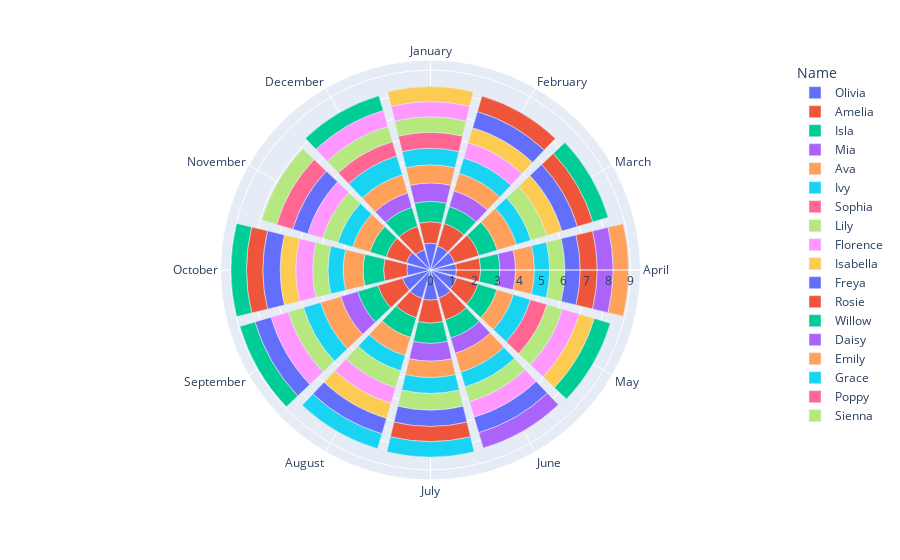

This figure's notebook cell:
### Code cell
import plotly.express as px

fig = px.bar_polar(girls_data, r="Percentage", theta="Month",
                   color="Name")
fig.show()

### Figure 1 — Plotly figure (JSON) as saved in the notebook; plotly's stock layout.template omitted (floating-point values rounded to 4 significant figures)
{"data": [{"hovertemplate": "Name=Olivia<br>Percentage=%{r}<br>Month=%{theta}<extra></extra>", "legendgroup": "Olivia", "marker": {"color": "#636efa", "pattern": {"shape": ""}}, "name": "Olivia", "r": [1.21, 1.124, 1.128, 1.172, 1.229, 1.318, 1.359, 1.336, 1.308, 1.064, 1.136, 0.9596], "showlegend": true, "subplot": "polar", "theta": ["January", "February", "March", "April", "May", "June", "July", "August", "September", "October", "November", "December"], "type": "barpolar"}, {"hovertemplate": "Name=Amelia<br>Percentage=%{r}<br>Month=%{theta}<extra></extra>", "legendgroup": "Amelia", "marker": {"color": "#EF553B", "pattern": {"shape": ""}}, "name": "Amelia", "r": [0.9634, 1.054, 1.151, 1.087, 1.001, 1.023, 1.035, 0.9029, 1.16, 1.046, 0.9419, 1.092], "showlegend": true, "subplot": "polar", "theta": ["January", "February", "March", "April", "May", "June", "July", "August", "September", "October", "November", "December"], "type": "barpolar"}, {"hovertemplate": "Name=Isla<br>Percentage=%{r}<br>Month=%{theta}<extra></extra>", "legendgroup": "Isla", "marker": {"color": "#00cc96", "pattern": {"shape": ""}}, "name": "Isla", "r": [0.9158, 0.8057, 0.8576, 0.862, 0.8891, 0.8537, 0.9097, 0.9255, 0.9495, 0.9239, 0.7667, 0.8916], "showlegend": true, "subplot": "polar", "theta": ["January", "February", "March", "April", "May", "June", "July", "August", "September", "October", "November", "December"], "type": "barpolar"}, {"hovertemplate": "Name=Mia<br>Percentage=%{r}<br>Month=%{theta}<extra></extra>", "legendgroup": "Mia", "marker": {"color": "#ab63fa", "pattern": {"shape": ""}}, "name": "Mia", "r": [0.8294, 0.7348, 0.7067, 0.72, 0.7992, 0.798, 0.6757], "showlegend": true, "subplot": "polar", "theta": ["January", "February", "April", "June", "July", "September", "December"], "type": "barpolar"}, {"hovertemplate": "Name=Ava<br>Percentage=%{r}<br>Month=%{theta}<extra></extra>", "legendgroup": "Ava", "marker": {"color": "#FFA15A", "pattern": {"shape": ""}}, "name": "Ava", "r": [0.8165, 0.8189, 0.8967, 0.8497, 0.7769, 0.8852, 0.7403, 0.854, 0.9458, 0.8943, 0.8056, 0.8517], "showlegend": true, "subplot": "polar", "theta": ["January", "February", "March", "April", "May", "June", "July", "August", "September", "October", "November", "December"], "type": "barpolar"}, {"hovertemplate": "Name=Ivy<br>Percentage=%{r}<br>Month=%{theta}<extra></extra>", "legendgroup": "Ivy", "marker": {"color": "#19d3f3", "pattern": {"shape": ""}}, "name": "Ivy", "r": [0.7474, 0.726, 0.6853, 0.6863, 0.801, 0.6924, 0.7145, 0.7186, 0.8017, 0.6874, 0.7006, 0.8836], "showlegend": true, "subplot": "polar", "theta": ["January", "February", "March", "April", "May", "June", "July", "August", "September", "October", "November", "December"], "type": "barpolar"}, {"hovertemplate": "Name=Sophia<br>Percentage=%{r}<br>Month=%{theta}<extra></extra>", "legendgroup": "Sophia", "marker": {"color": "#FF6692", "pattern": {"shape": ""}}, "name": "Sophia", "r": [0.7171, 0.7729, 0.6757], "showlegend": true, "subplot": "polar", "theta": ["January", "May", "December"], "type": "barpolar"}, {"hovertemplate": "Name=Lily<br>Percentage=%{r}<br>Month=%{theta}<extra></extra>", "legendgroup": "Lily", "marker": {"color": "#B6E880", "pattern": {"shape": ""}}, "name": "Lily", "r": [0.6955, 0.7479, 0.6863, 0.7329, 0.6964, 0.7476, 0.79, 0.7094, 0.6874, 0.7161, 0.7197], "showlegend": true, "subplot": "polar", "theta": ["January", "March", "April", "May", "June", "July", "August", "September", "October", "November", "December"], "type": "barpolar"}, {"hovertemplate": "Name=Florence<br>Percentage=%{r}<br>Month=%{theta}<extra></extra>", "legendgroup": "Florence", "marker": {"color": "#FF97FF", "pattern": {"shape": ""}}, "name": "Florence", "r": [0.6826, 0.7171, 0.7849, 0.7239, 0.7298, 0.8202, 0.7613, 0.6967, 0.7437], "showlegend": true, "subplot": "polar", "theta": ["January", "February", "May", "June", "August", "September", "October", "November", "December"], "type": "barpolar"}, {"hovertemplate": "Name=Isabella<br>Percentage=%{r}<br>Month=%{theta}<extra></extra>", "legendgroup": "Isabella", "marker": {"color": "#FECB52", "pattern": {"shape": ""}}, "name": "Isabella", "r": [0.6739, 0.6994, 0.7049, 0.7048, 0.711, 0.7021], "showlegend": true, "subplot": "polar", "theta": ["January", "February", "March", "May", "August", "October"], "type": "barpolar"}, {"hovertemplate": "Name=Freya<br>Percentage=%{r}<br>Month=%{theta}<extra></extra>", "legendgroup": "Freya", "marker": {"color": "#636efa", "pattern": {"shape": ""}}, "name": "Freya", "r": [0.7614, 0.7284, 0.6863, 0.7318, 0.7366, 0.7261, 0.7463, 0.7797, 0.7044], "showlegend": true, "subplot": "polar", "theta": ["February", "March", "April", "June", "July", "August", "September", "October", "November"], "type": "barpolar"}, {"hovertemplate": "Name=Rosie<br>Percentage=%{r}<br>Month=%{theta}<extra></extra>", "legendgroup": "Rosie", "marker": {"color": "#EF553B", "pattern": {"shape": ""}}, "name": "Rosie", "r": [0.7216, 0.7244, 0.768, 0.6813, 0.7354], "showlegend": true, "subplot": "polar", "theta": ["February", "March", "April", "July", "October"], "type": "barpolar"}, {"hovertemplate": "Name=Willow<br>Percentage=%{r}<br>Month=%{theta}<extra></extra>", "legendgroup": "Willow", "marker": {"color": "#00cc96", "pattern": {"shape": ""}}, "name": "Willow", "r": [0.7166, 0.7489, 0.7094, 0.6984, 0.6837], "showlegend": true, "subplot": "polar", "theta": ["March", "May", "September", "October", "December"], "type": "barpolar"}, {"hovertemplate": "Name=Daisy<br>Percentage=%{r}<br>Month=%{theta}<extra></extra>", "legendgroup": "Daisy", "marker": {"color": "#ab63fa", "pattern": {"shape": ""}}, "name": "Daisy", "r": [0.7149, 0.716], "showlegend": true, "subplot": "polar", "theta": ["April", "June"], "type": "barpolar"}, {"hovertemplate": "Name=Emily<br>Percentage=%{r}<br>Month=%{theta}<extra></extra>", "legendgroup": "Emily", "marker": {"color": "#FFA15A", "pattern": {"shape": ""}}, "name": "Emily", "r": [0.6986], "showlegend": true, "subplot": "polar", "theta": ["April"], "type": "barpolar"}, {"hovertemplate": "Name=Grace<br>Percentage=%{r}<br>Month=%{theta}<extra></extra>", "legendgroup": "Grace", "marker": {"color": "#19d3f3", "pattern": {"shape": ""}}, "name": "Grace", "r": [0.6961, 0.696], "showlegend": true, "subplot": "polar", "theta": ["July", "August"], "type": "barpolar"}, {"hovertemplate": "Name=Poppy<br>Percentage=%{r}<br>Month=%{theta}<extra></extra>", "legendgroup": "Poppy", "marker": {"color": "#FF6692", "pattern": {"shape": ""}}, "name": "Poppy", "r": [0.7589], "showlegend": true, "subplot": "polar", "theta": ["November"], "type": "barpolar"}, {"hovertemplate": "Name=Sienna<br>Percentage=%{r}<br>Month=%{theta}<extra></extra>", "legendgroup": "Sienna", "marker": {"color": "#B6E880", "pattern": {"shape": ""}}, "name": "Sienna", "r": [0.6967], "showlegend": true, "subplot": "polar", "theta": ["November"], "type": "barpolar"}], "layout": {"barmode": "relative", "legend": {"title": {"text": "Name"}, "tracegroupgap": 0}, "margin": {"t": 60}, "polar": {"angularaxis": {"direction": "clockwise", "rotation": 90}, "domain": {"x": [0, 1], "y": [0, 1]}}}}
